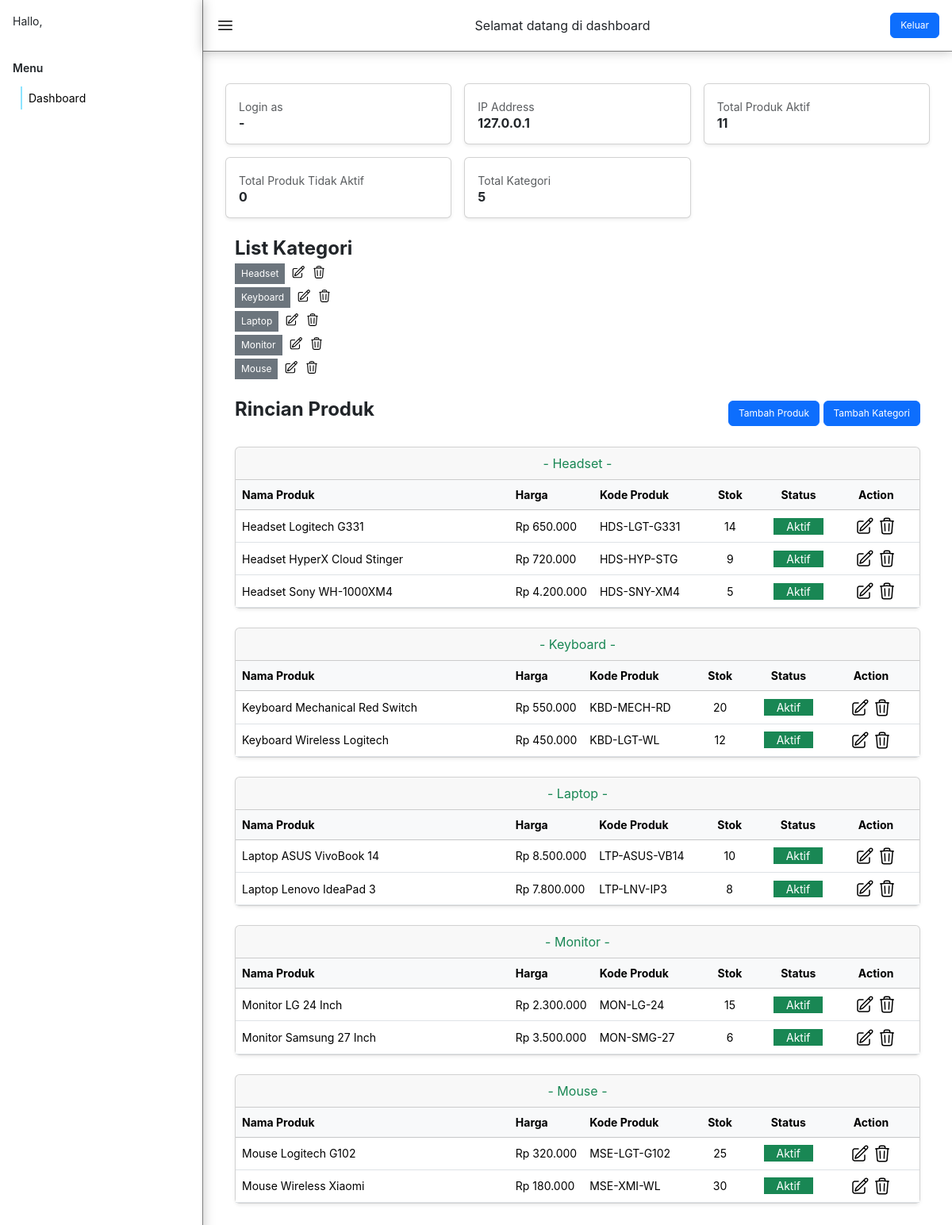
The app's page /dashboard (signed in) with its own data.
### tables this page shows
CREATE TABLE `products` (
  `id` int NOT NULL,
  `product_name` varchar(100) NOT NULL,
  `product_description` varchar(255) DEFAULT NULL,
  `product_code` varchar(100) NOT NULL,
  `price` int NOT NULL,
  `stock` int DEFAULT '0',
  `category_id` int DEFAULT NULL,
  `status` tinyint(1) DEFAULT '1'
);

### views/dashboard/dashboard.php (called while the page is built, shortened)
<?php
require "views/layouts/layout_dashboard.php";

### app/controllers/Controller.php (called while the page is built, shortened)
<?php
class Controller
{
    protected function view($v, $data = [])
    {
        extract($data);
        require $v;
    }
}

### app/controllers/DashboardController.php (called while the page is built, shortened)
<?php
require_once "app/controllers/Controller.php";
class DashboardController extends Controller
{
    private $users;
    private $Categories;
    public function __construct()
    {
        $this->Categories = new Categories();
        $this->users = $_SESSION["users"];
    }
    public function view_index()
    {
        $getAllCategories = $this->Categories->getAll();
        return $this->view("views/dashboard/dashboard.php", ["currentPath" => $this->getCurrentPath(), "users" => $this->users, "categories" => $getAllCategories]);
    }
}

### app/lib/Routes.php (called while the page is built, shortened)
<?php
class Routes
{
    private $routes = [];
    private $connection;
    public function classify(string $path, array $handler): void
    {
        $this->routes[$path] = $handler;
    }
    public function run(): void
    {
        $uri = parse_url($_SERVER["REQUEST_URI"], PHP_URL_PATH);
        [$c, $m] = $this->routes[$uri];
        (new $c($this->connection))->$m();
    }
}

### routes/web.php (called while the page is built, shortened)
<?php
require "app/lib/Routes.php";
require "app/controllers/DashboardController.php";
$route = new Routes;
$route->classify('/', [HomeController::class, 'index']);
$route->classify('/generate', [HomeController::class, 'generate']);
$route->classify('/auth/login', [AuthController::class, 'view_login']);
$route->classify('/auth/logout', [AuthController::class, "logout"]);
$route->classify('/dashboard', [DashboardController::class, 'view_index']);
$route->classify('/dashboard/products/add', [DashboardController::class, 'add_products']);
$route->classify('/dashboard/products/update', [DashboardController::class, 'update_products']);
$route->classify('/dashboard/products/delete', [DashboardController::class, 'delete_products']);
$route->classify('/dashboard/category/add', [DashboardController::class, 'add_categories']);
$route->classify('/dashboard/category/update', [DashboardController::class, 'update_categories']);
$route->classify('/dashboard/category/delete', [DashboardController::class, 'delete_categories']);
$route->run();

### index.php (called while the page is built)
<?php
require_once 'routes/web.php';

### app/model/Model.php (called while the page is built, shortened)
<?php
class Model
{
    public function __construct()
    {
        $this->connection = require "app/config/connection.php";
    }
}

### app/config/connection.php (called while the page is built, shortened)
<?php
$db_host = env("DATABASE_HOST");
$db_name = env("DATABASE_NAME");
$db_user = env("DATABASE_USERNAME");
$db_pass = env("DATABASE_PASSWORD");
$c = mysqli_connect($db_host, $db_user, $db_pass, $db_name);
return $c;

### app/model/Categories.php (called while the page is built, shortened)
<?php
require_once "app/model/Model.php";
class Categories extends Model
{
    public function getAll()
    {
        $result = mysqli_query($this->connection, "SELECT
            c.id AS categories_id,
            c.category_name,
            p.id AS product_id,
            p.product_name,
            p.product_description,
            p.product_code,
            p.price,
            p.stock,
            p.status,
            p.category_id
        FROM categories c
        LEFT JOIN products p ON p.category_id = c.id
        ORDER by c.category_name");
        $data = [];
        while ($item = mysqli_fetch_assoc($result)) {
            $category_id = $item["categories_id"];
            if (!isset($data[$category_id])) {
                $data[$category_id] = [
                    "id" => $category_id,
                    "category_name" => $item["category_name"],
                    "products" => []
                ];
            }
            if (!empty($item["product_id"])) {
                $data[$category_id]["products"][] = [
                    "id" => $item["product_id"],
                    "product_name" => $item["product_name"],
                    "product_description" => $item["product_description"],
                    "product_code" => $item["product_code"],
                    "price" => $item["price"],
                    "stock" => $item["stock"],
                    "status" => $item["status"],
                    "category_id" => $item["category_id"]
                ];
            }
        }
        return array_values($data);
    }
}

### views/partials/dashboard-content.php (the view, shortened to what this page needs)
<?php
$totalProductActive = 0;
$totalProductNonActive = 0;
foreach ($categories as $category) {
    $productActive = 0;
    $productNonActive = 0;
    foreach ($category['products'] as $product) {
        if ($product['status']) {
            $productActive += 1;
        } else {
            $productNonActive += 1;
        }
    }
    $totalProductActive += $productActive;
    $totalProductNonActive += $productNonActive;
}
?>
<div class="container my-4">
    <div class="row g-3">
        <div class="col-12 col-md-4">
            <div class="card shadow-sm h-100">
                <div class="card-body">
                    <small class="text-muted">Login as</small>
                    <h6 class="fw-bold mb-0">
                        <?= $users['username'] ?? '-' ?>
                    </h6>
                </div>
            </div>
        </div>
        <div class="col-12 col-md-4">
            <div class="card shadow-sm h-100">
                <div class="card-body">
                    <small class="text-muted">IP Address</small>
                    <h6 class="fw-bold mb-0">
                        <?= $_SERVER['REMOTE_ADDR'] ?>
                    </h6>
                </div>
            </div>
        </div>
        <div class="col-12 col-md-4">
            <div class="card shadow-sm h-100">
                <div class="card-body">
                    <small class="text-muted">Total Produk Aktif</small>
                    <h6 class="fw-bold mb-0">
                        <?= $totalProductActive ?>
                    </h6>
                </div>
            </div>
        </div>
        <div class="col-12 col-md-4">
            <div class="card shadow-sm h-100">
                <div class="card-body">
                    <small class="text-muted">Total Produk Tidak Aktif</small>
                    <h6 class="fw-bold mb-0">
                        <?= $totalProductNonActive ?>
                    </h6>
                </div>
            </div>
        </div>
        <div class="col-12 col-md-4">
            <div class="card shadow-sm h-100">
                <div class="card-body">
                    <small class="text-muted">Total Kategori</small>
                    <h6 class="fw-bold mb-0">
                        <?= count($categories) ?>
                    </h6>
                </div>
            </div>
        </div>
    </div>
    <div class="container my-4">
        <div class="d-flex  flex-col mb-4">
            <h4 class="fw-bold m-0">List Kategori</h4>
            <?php foreach ($categories as $category): ?>
                <div class="d-flex align-items-center gap-2">
                    <div class="py-1 px-2 bg-secondary text-white mt-1" style="font-size: 12px;">
                        <?= $category["category_name"] ?>
                    </div>
                    <img id="actionCategoryEdit"
                        data-category="<?= htmlspecialchars($category['category_name']) ?>"
                        data-id="<?= $category['id'] ?>"
                        src="/assets/images/icons/pen.svg" style="cursor: pointer;" alt="change_icons" width="18" height="18" data-bs-toggle="modal" data-bs-target="#updateCategory">
                    <img id="actionCategoryRemove"
                        data-id="<?= $category['id'] ?>"
                        src="/assets/images/icons/trash.svg" style="cursor: pointer;" alt="change_icons" width="18" height="18" data-bs-toggle="modal" data-bs-target="#deleteCategory">
                </div>
            <?php endforeach ?>
        </div>
        <div class="mb-4 d-flex align-items-center justify-between">
            <h4 class="fw-bold">Rincian Produk</h4>
            <div class="">
                <button class="btn btn-primary" style="font-size: 12px;" data-bs-toggle="modal" data-bs-target="#addProduct">Tambah Produk</button>
                <button class="btn btn-primary" style="font-size: 12px;" data-bs-toggle="modal" data-bs-target="#addCategory">Tambah Kategori</button>
            </div>
        </div>
        <?php foreach ($categories as $category): ?>
            <div class="card mb-4 shadow-sm">
                <div class="card-header text-center text-success">
                    - <?= $category['category_name'] ?> -
                </div>
                <div class="card-body p-0 overflow-x-auto">
                    <table class="table table-hover text-sm mb-0 align-middle text-nowrap">
                        <colgroup>
                            <col style="width:40%">
                            <col style="width:10%">
                            <col style="width:15%">
                            <col style="width:10%">
                            <col style="width:10%">
                        </colgroup>
                        <thead class="table-light">
                            <tr>
                                <th>Nama Produk</th>
                                <th class="text-start">Harga</th>
                                <th class="text-start">Kode Produk</th>
                                <th class="text-center">Stok</th>
                                <th class="text-center">Status</th>
                                <th class="text-center">Action</th>
                            </tr>
                        </thead>
                        <tbody>
                            <?php foreach ($category['products'] as $product): ?>
                                <tr>
                                    <td><?= $product['product_name'] ?></td>
                                    <td class="text-start">Rp <?= number_format($product['price'], 0, ',', '.') ?></td>
                                    <td class="text-start"><?= $product["product_code"] ?></td>
                                    <td class="text-center"><?= $product['stock'] ?></td>
                                    <td class="text-center">
                                        <p class=" <?= $product["status"] ? "bg-success" : "bg-danger" ?> m-auto px-3 text-white" style="width: fit-content;">
                                            <?= $product["status"] ? "Aktif" : "Tidak Aktif" ?>
                                        </p>
                                    </td>
                                    <td class="text-center" style="cursor: pointer;">
                                        <img id="actionProductsEdit"
                                            data-id="<?= $product['id'] ?>"
                                            data-name="<?= htmlspecialchars($product['product_name']) ?>"
                                            data-description="<?= htmlspecialchars($product['product_description']) ?>"
                                            data-code="<?= htmlspecialchars($product['product_code']) ?>"
                                            data-price="<?= $product['price'] ?>"
                                            data-stock="<?= $product['stock'] ?>"
                                            data-category="<?= $product['category_id'] ?>"
                                            src="/assets/images/icons/pen.svg" alt="change_icons" width="24" height="24" data-bs-toggle="modal" data-bs-target="#updateProduct">
                                        <img id="actionProductsRemove"
                                            data-id="<?= $product['id'] ?>"
                                            src="/assets/images/icons/trash.svg" alt="change_icons" width="24" height="24" data-bs-toggle="modal" data-bs-target="#deleteProduct">
                                    </td>
                                </tr>
                            <?php endforeach; ?>
                        </tbody>
                    </table>
                </div>
            </div>
        <?php endforeach; ?>
    </div>
</div>

### views/layouts/layout_dashboard.php (shortened to what this page needs)
<!DOCTYPE html>
<html lang="en">
<head>
    <link rel="stylesheet" href="/assets/style/template.css">
    <link rel="stylesheet" href="/assets/style/dashboard/style.css">
    <link href="https://cdn.jsdelivr.net/npm/bootstrap@5.3.8/dist/css/bootstrap.min.css" rel="stylesheet">
</head>
<body>
    <div class="d-flex">
        <div class="text-nowrap" id="sidebar">
            <p class="text-sm mb-0">Hallo, <b id="username"><?= $users["username"] ?></b></p>
            <div class="" id="sidebar_menu">
                <small class="fw-semibold">Menu</small>
                <ul class="text-sm">
                    <a href="/dashboard">
                        <li id="<?= $currentPath === "/dashboard" ? "menu_active" : "" ?>">Dashboard</li>
                    </a>
                </ul>
            </div>
        </div>
        <div class="" id="mainlayout">
            <div class="d-flex justify-content-between align-items-center" id="header">
                <img src="/assets/images/icons/bars.svg" alt="sidebar_icons_menu" width="24" height="24" id="menu" style="cursor: pointer;">
                <p class="mb-0">Selamat datang di dashboard</p>
                <form action="/auth/logout" method="POST">
                    <button class="btn btn-primary" style="font-size: 12px;">Keluar</button>
                </form>
            </div>
            <div class="" id="main">
                <?php require $content; ?>
            </div>
        </div>
    </div>
</body>
</html>

### assets/style/template.css (style rules this page uses)
.container { padding: 0px 48px; max-width: 100%; margin: 4px auto; }
.d-flex { display: flex; }
.gap-2 { gap: 2px; }
.flex-col { flex-direction: column; }
.justify-between { justify-content: space-between; }
.text-center { text-align: center; }
.text-sm { font-size: 14px; }
.text-success { color: var(--color-success) !important; }

### assets/style/dashboard/style.css (style rules this page uses)
#sidebar { flex: 0.15; transition: all ease-in .3s; overflow: hidden; min-width: 256px; width: 0; padding: 16px; border-right: 1px solid var(--color-black-05); box-shadow: 0.1px 0.1px 14px var(--color-black-025); min-height: 100vh; }
#sidebar #sidebar_menu { margin: 36px 0 0 0; }
#sidebar #sidebar_menu ul { list-style: none; margin: 12px 0 0 0; padding: 0; }
#sidebar #sidebar_menu ul a { text-decoration: none; color: black; }
#sidebar #sidebar_menu ul li { margin: 6px 0 0 0; cursor: pointer; padding: 4px 8px; transition: all 0.1s ease-in; }
#sidebar #sidebar_menu #menu_active { border-left: 2px solid var(--color-blue); transform: translateX(10px); }
#mainlayout { flex: 1; }
#mainlayout #header { border-bottom: 1px solid var(--color-black-05); box-shadow: 0.1px 0.1px 14px var(--color-black-025); padding: 16px; }
#mainlayout #main { padding: 16px; }

### assets/style/app.css (style rules this page uses)
:root { font-family: Inter, sans-serif; font-feature-settings: "liga" 1, "calt" 1; --color-primary: #f5efe6; --color-secondary: #e8dfca; --color-blue: #8ce4ff; --color-blue-mint: #cbdceb; --color-error: #FF5656; --color-success: #B4DEBD; --color-black-05: rgb(0, 0, 0, 0.5); --color-black-025: rgb(0, 0, 0, 0.25); --color-white-025: rgb(255, 255, 255.5); --color-white-025: rgb(255, 255, 255.25); }
*, html { padding: 0; margin: 0; font-family: Inter, sans-serif; }

### records on screen
products: product_name "Headset Logitech G331", price "650.000", product_code "HDS-LGT-G331", stock "14", status "Aktif"
products: product_name "Headset HyperX Cloud Stinger", price "720.000", product_code "HDS-HYP-STG", stock "9", status "Aktif"
products: product_name "Headset Sony WH-1000XM4", price "4.200.000", product_code "HDS-SNY-XM4", stock "5", status "Aktif"
products: product_name "Keyboard Mechanical Red Switch", price "550.000", product_code "KBD-MECH-RD", stock "20", status "Aktif"
products: product_name "Keyboard Wireless Logitech", price "450.000", product_code "KBD-LGT-WL", stock "12", status "Aktif"
products: product_name "Laptop ASUS VivoBook 14", price "8.500.000", product_code "LTP-ASUS-VB14", stock "10", status "Aktif"
products: product_name "Laptop Lenovo IdeaPad 3", price "7.800.000", product_code "LTP-LNV-IP3", stock "8", status "Aktif"
products: product_name "Monitor LG 24 Inch", price "2.300.000", product_code "MON-LG-24", stock "15", status "Aktif"
products: product_name "Monitor Samsung 27 Inch", price "3.500.000", product_code "MON-SMG-27", stock "6", status "Aktif"
products: product_name "Mouse Logitech G102", price "320.000", product_code "MSE-LGT-G102", stock "25", status "Aktif"
products: product_name "Mouse Wireless Xiaomi", price "180.000", product_code "MSE-XMI-WL", stock "30", status "Aktif"

### other values on screen
$users['username'] "-"
$_SERVER['REMOTE_ADDR'] "127.0.0.1"
$totalProductActive "11"
$totalProductNonActive "0"
count($categories) "5"
$category["category_name"] "Headset"
$category["category_name"] "Keyboard"
$category["category_name"] "Laptop"
$category["category_name"] "Monitor"
$category["category_name"] "Mouse"
$category['category_name'] "Headset"
$category['category_name'] "Keyboard"
$category['category_name'] "Laptop"
$category['category_name'] "Monitor"
$category['category_name'] "Mouse"
